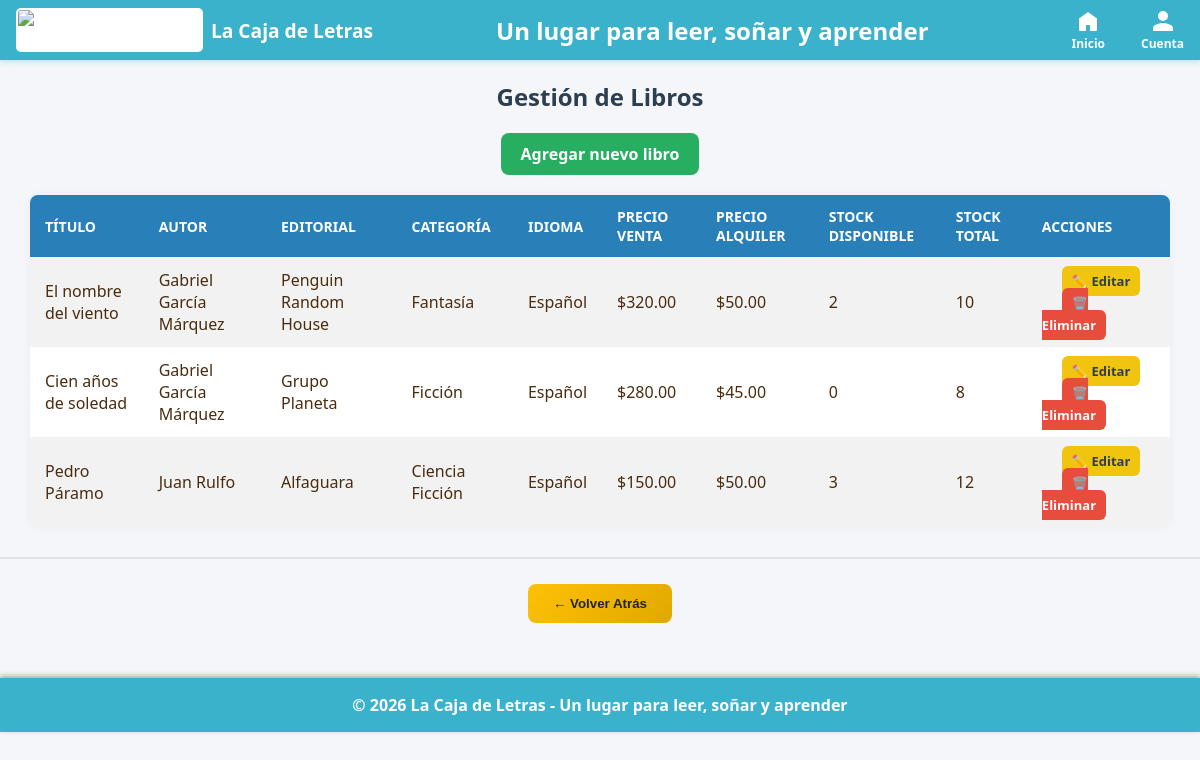
Page /gestion_libros.php on the committed database.
### tables this page shows
CREATE TABLE `libros` (
  `id` int(11) NOT NULL,
  `titulo` varchar(200) NOT NULL,
  `isbn` varchar(20) DEFAULT NULL,
  `año_publicacion` int(11) DEFAULT NULL,
  `edicion` varchar(50) DEFAULT NULL,
  `idioma` varchar(50) DEFAULT NULL,
  `sinopsis` text DEFAULT NULL,
  `num_paginas` int(11) DEFAULT NULL,
  `portada_url` varchar(200) DEFAULT NULL,
  `formato` varchar(50) DEFAULT NULL,
  `estado` varchar(20) DEFAULT NULL,
  `precio_venta` decimal(10,2) DEFAULT NULL,
  `precio_alquiler` decimal(10,2) DEFAULT NULL,
  `stock_total` int(11) DEFAULT NULL,
  `stock_disponible` int(11) DEFAULT NULL,
  `editorial_id` int(11) DEFAULT NULL,
  `autor_id` int(11) DEFAULT NULL,
  `categoria_id` int(11) DEFAULT NULL
);

CREATE TABLE `autores` (
  `id` int(11) NOT NULL,
  `nombre_completo` varchar(100) NOT NULL,
  `nacionalidad` varchar(50) DEFAULT NULL,
  `fecha_nacimiento` date DEFAULT NULL
);

CREATE TABLE `editoriales` (
  `id` int(11) NOT NULL,
  `nombre` varchar(100) NOT NULL,
  `sitio_web` varchar(200) DEFAULT NULL
);

CREATE TABLE `categorias` (
  `id` int(11) NOT NULL,
  `nombre` varchar(100) NOT NULL
);

### gestion_libros.php (the view, shortened to what this page needs)
<?php
include 'conexion.php';
include 'encabezado_admin.php';
$query = "SELECT Libros.*, Editoriales.nombre AS editorial, Autores.nombre_completo AS autor, Categorias.nombre AS categoria
          FROM Libros
          LEFT JOIN Editoriales ON Libros.editorial_id = Editoriales.id
          LEFT JOIN Autores ON Libros.autor_id = Autores.id
          LEFT JOIN Categorias ON Libros.categoria_id = Categorias.id";
$resultado = mysqli_query($enlace, $query);
?>
<h2>Gestión de Libros</h2>
<a class="btn-agregar" href="agregar_libro.php"> Agregar nuevo libro</a>
<table>
    <tr>
        <th>Título</th>
        <th>Autor</th>
        <th>Editorial</th>
        <th>Categoría</th>
        <th>Idioma</th>
        <th>Precio Venta</th>
            <th>Precio Alquiler</th>
        <th>Stock Disponible</th>
        <th>Stock Total</th>
        <th>Acciones</th>
    </tr>
    <?php while ($libro = mysqli_fetch_assoc($resultado)) { ?>
        <tr>
    <td><?= htmlspecialchars($libro['titulo']) ?></td>
    <td><?= htmlspecialchars($libro['autor']) ?></td>
    <td><?= htmlspecialchars($libro['editorial']) ?></td>
    <td><?= htmlspecialchars($libro['categoria']) ?></td>
    <td><?= htmlspecialchars($libro['idioma']) ?></td>
    <td>$<?= number_format($libro['precio_venta'], 2) ?></td>
    <td>$<?= number_format($libro['precio_alquiler'], 2) ?></td>
    <td><?= (int)$libro['stock_disponible'] ?></td>
    <td><?= (int)$libro['stock_total'] ?></td>
    <td>
        <a href="editar_libro.php?id=<?= $libro['id'] ?>">✏️ Editar</a>
        <a href="eliminar_libro.php?id=<?= $libro['id'] ?>" onclick="return confirm('¿Estás seguro de eliminar este libro?');">🗑️ Eliminar</a>
    </td>
</tr>
    <?php } ?>
</table>
<div style="text-align: center; margin: 30px 0; padding: 20px; border-top: 2px solid #dee2e6;">
    <button onclick="history.back()" style="background: linear-gradient(135deg, #ffc107, #e0a800); color: #212529; border: none; padding: 12px 25px; border-radius: 8px; margin: 5px; font-weight: bold; cursor: pointer;" title="Volver a la página anterior">
        ← Volver Atrás
    </button>
</div>
<?php include 'pie.php'; ?>

### encabezado_admin.php (shortened to what this page needs)
<!DOCTYPE html>
<html lang="es">
<head>
</head>
<body>
  <nav>
  <div class="logo">
    <img src="imagenes/logouni.png" alt="Logo Universidad" />
    La Caja de Letras
  </div>
  <div class="nav-title">Un lugar para leer, soñar y aprender</div>
  <div class="nav-menu">
    <a href="menuadmin.php" class="nav-link">
      <svg class="nav-icon" viewBox="0 0 24 24" xmlns="http://www.w3.org/2000/svg">
        <path d="M3 9.5L12 3l9 6.5V21a1 1 0 0 1-1 1h-6v-6H10v6H4a1 1 0 0 1-1-1V9.5Z" fill="white"/>
      </svg>
      <span>Inicio</span>
    </a>
    <a href="cuenta_admin.php" class="nav-link">
      <svg class="nav-icon" viewBox="0 0 24 24" xmlns="http://www.w3.org/2000/svg">
        <path d="M12 12a5 5 0 1 0-5-5 5 5 0 0 0 5 5Zm0 2c-3.33 0-10 1.67-10 5v3h20v-3c0-3.33-6.67-5-10-5Z" fill="white"/>
      </svg>
      <span>Cuenta</span>
    </a>
  </div>
</nav>

### pie.php
<footer>
  &copy; <?php echo date("Y"); ?>  La Caja de Letras - Un lugar para leer, soñar y aprender
</footer>
</body>
</html>

### encabezado_admin.php (style rules this page uses)
body { font-family: Arial, sans-serif; background-color: #fff7f0; color: #4a2c0f; margin: 0; padding: 0; }
nav { display: flex; align-items: center; justify-content: space-between; background-color: #3bb2ccff; padding: 0.5rem 1rem; box-shadow: 0 2px 5px rgba(72, 214, 230, 0.4); position: sticky; top: 0; z-index: 1000; flex-wrap: wrap; }
.logo { display: flex; align-items: center; gap: 0.5rem; color: white; font-weight: bold; font-size: 1.2rem; user-select: none; }
.logo img { height: 40px; width: auto; border-radius: 5px; background-color: white; padding: 2px; }
.nav-title { color: white; font-size: 1.5rem; font-weight: 700; user-select: none; text-align: center; flex-grow: 1; }
.nav-menu { display: flex; gap: 1rem; align-items: center; }
.nav-link { display: flex; flex-direction: column; align-items: center; color: white; font-size: 0.75rem; text-decoration: none; transition: opacity 0.3s ease; }
.nav-icon { width: 24px; height: 24px; margin-bottom: 2px; }
footer { background-color: #3bb2ccff; color: white; text-align: center; padding: 1rem 0; font-weight: 600; box-shadow: 0 -2px 5px rgba(66, 40, 21, 0.4); user-select: none; }

### gestion_libros.php (style rules this page uses)
body { font-family: 'Segoe UI', Tahoma, Geneva, Verdana, sans-serif; background-color: #f4f6f9; margin: 0; padding: 0; }
h2 { text-align: center; margin: 20px 0; color: #2c3e50; }
a { text-decoration: none; color: #2980b9; font-weight: bold; margin-left: 20px; }
table { width: 95%; margin: 20px auto; border-collapse: collapse; background-color: #fff; box-shadow: 0 0 10px rgba(0, 0, 0, 0.05); border-radius: 8px; overflow: hidden; }
th, td { padding: 12px 15px; text-align: left; }
th { background-color: #2980b9; color: white; font-weight: 600; text-transform: uppercase; font-size: 14px; }
tr:nth-child(even) { background-color: #f2f2f2; }
td a { margin-right: 10px; padding: 6px 10px; border-radius: 6px; font-size: 13px; }
td a[href*="editar_libro"] { background-color: #f1c40f; color: #2c3e50; }
td a[href*="eliminar_libro"] { background-color: #e74c3c; color: white; }
.btn-agregar { display: block; width: fit-content; margin: 0 auto 20px auto; background-color: #27ae60; color: white; padding: 10px 20px; border-radius: 8px; font-weight: bold; text-align: center; transition: background-color 0.3s ease; }

### rows in the picture
libros: titulo "El nombre del viento", autor.nombre_completo "Gabriel García Márquez", editorial.nombre "Penguin Random House", categoria.nombre "Fantasía", idioma "Español", precio_venta "320.00", precio_alquiler "50.00", stock_disponible "2", stock_total "10"
libros: titulo "Cien años de soledad", autor.nombre_completo "Gabriel García Márquez", editorial.nombre "Grupo Planeta", categoria.nombre "Ficción", idioma "Español", precio_venta "280.00", precio_alquiler "45.00", stock_disponible "0", stock_total "8"
libros: titulo "Pedro Páramo", autor.nombre_completo "Juan Rulfo", editorial.nombre "Alfaguara", categoria.nombre "Ciencia Ficción", idioma "Español", precio_venta "150.00", precio_alquiler "50.00", stock_disponible "3", stock_total "12"
